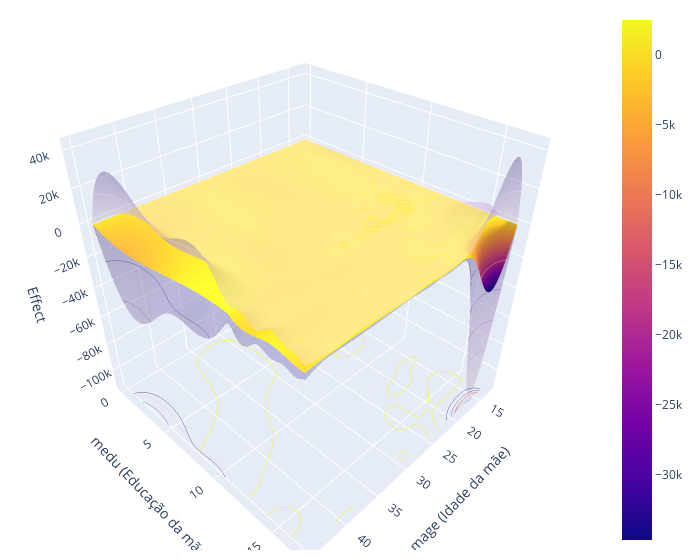

Here is the notebook cell this chart was saved with:
### Markdown cell above
#### Exemplo bidimensional

### Code cell
import numpy as np
import pandas as pd
import doubleml as dml
import patsy
from sklearn.ensemble import RandomForestRegressor, RandomForestClassifier
import plotly.graph_objects as go

# Definir as variáveis X, D, y
X = ['mage', 'medu', 'fhisp', 'mhisp', 'foreign', 'alcohol', 'deadkids', 'nprenatal', 'mrace', 'frace', 'fage', 'fedu']
D = "Treated"
y = "Y"

# Configurar o DoubleMLData com seu conjunto de dados
data_dml_base = dml.DoubleMLData(df, y_col=y, d_cols=D, x_cols=X)

# Definir os modelos de machine learning
randomForest_reg = RandomForestRegressor(n_estimators=500, random_state=42)
randomForest_class = RandomForestClassifier(n_estimators=500, random_state=42)

# Criar o objeto DoubleMLIRM com os modelos
dml_irm = dml.DoubleMLIRM(data_dml_base,
                          ml_g=randomForest_reg,
                          ml_m=randomForest_class,
                          trimming_threshold=0.05,
                          n_folds=5)

# Ajustar o modelo IRM
print("Training IRM Model")
dml_irm.fit()

# Criar o spline basis bidimensional usando 'mage' e 'medu' (idade e educação da mãe)
design_matrix = patsy.dmatrix("te(bs(mage, df=7, degree=3), bs(medu, df=7, degree=3))", {"mage": df["mage"], "medu": df["medu"]})
spline_basis = pd.DataFrame(design_matrix)

# Estimar o CATE usando o spline basis
cate = dml_irm.cate(spline_basis)

# Calcular os intervalos de confiança para o CATE
grid_size = 100
mage_grid = np.linspace(df["mage"].min(), df["mage"].max(), grid_size)
medu_grid = np.linspace(df["medu"].min(), df["medu"].max(), grid_size)
mage_grid, medu_grid = np.meshgrid(mage_grid, medu_grid)

new_data = {"mage": mage_grid.ravel(), "medu": medu_grid.ravel()}
spline_grid = pd.DataFrame(patsy.build_design_matrices([design_matrix.design_info], new_data)[0])
df_cate = cate.confint(spline_grid, joint=True, n_rep_boot=2000)

# Plotar o CATE estimado com intervalo de confiança
effect = np.asarray(df_cate['effect']).reshape(mage_grid.shape)
lower_bound = np.asarray(df_cate['2.5 %']).reshape(mage_grid.shape)
upper_bound = np.asarray(df_cate['97.5 %']).reshape(mage_grid.shape)

# Se você tiver o verdadeiro efeito do tratamento para comparação, inclua aqui (caso contrário, vamos omitir)
# Por exemplo: true_effect = true_treatment_effect_function(mage_grid, medu_grid)

# Plotar o efeito estimado e o intervalo de confiança usando Plotly
fig = go.Figure(data=[
    go.Surface(x=mage_grid, y=medu_grid, z=effect, name="Estimated Effect"),
    go.Surface(x=mage_grid, y=medu_grid, z=upper_bound, showscale=False, opacity=0.4, colorscale='purp', name="Upper Bound"),
    go.Surface(x=mage_grid, y=medu_grid, z=lower_bound, showscale=False, opacity=0.4, colorscale='purp', name="Lower Bound"),
])

fig.update_traces(contours_z=dict(show=True, usecolormap=True, highlightcolor="limegreen", project_z=True))

# Definir a largura e a margem no layout geral, não no objeto scene
fig.update_layout(
    scene=dict(
        xaxis_title='mage (Idade da mãe)',
        yaxis_title='medu (Educação da mãe)',
        zaxis_title='Effect',
    ),
    width=700,  # Aqui você define a largura do gráfico
    margin=dict(r=20, b=10, l=10, t=10)  # Definir a margem fora do objeto 'scene'
)

fig.show()

### Figure 1 — Plotly figure (JSON) as saved in the notebook; plotly's stock layout.template omitted (floating-point values rounded to 4 significant figures; data arrays with more than 128 entries replaced by an {"elided": "..."} marker saying what was removed)
{"data": [{"contours": {"z": {"highlightcolor": "limegreen", "project": {"z": true}, "show": true, "usecolormap": true}}, "name": "Estimated Effect", "type": "surface", "x": {"elided": "100x100 float values"}, "y": {"elided": "100x100 float values"}, "z": {"elided": "100x100 float values"}}, {"colorscale": [[0, "rgb(243, 224, 247)"], [0.1667, "rgb(228, 199, 241)"], [0.3333, "rgb(209, 175, 232)"], [0.5, "rgb(185, 152, 221)"], [0.6667, "rgb(159, 130, 206)"], [0.8333, "rgb(130, 109, 186)"], [1, "rgb(99, 88, 159)"]], "contours": {"z": {"highlightcolor": "limegreen", "project": {"z": true}, "show": true, "usecolormap": true}}, "name": "Upper Bound", "opacity": 0.4, "showscale": false, "type": "surface", "x": {"elided": "100x100 float values"}, "y": {"elided": "100x100 float values"}, "z": {"elided": "100x100 float values"}}, {"colorscale": [[0, "rgb(243, 224, 247)"], [0.1667, "rgb(228, 199, 241)"], [0.3333, "rgb(209, 175, 232)"], [0.5, "rgb(185, 152, 221)"], [0.6667, "rgb(159, 130, 206)"], [0.8333, "rgb(130, 109, 186)"], [1, "rgb(99, 88, 159)"]], "contours": {"z": {"highlightcolor": "limegreen", "project": {"z": true}, "show": true, "usecolormap": true}}, "name": "Lower Bound", "opacity": 0.4, "showscale": false, "type": "surface", "x": {"elided": "100x100 float values"}, "y": {"elided": "100x100 float values"}, "z": {"elided": "100x100 float values"}}], "layout": {"margin": {"b": 10, "l": 10, "r": 20, "t": 10}, "scene": {"xaxis": {"title": {"text": "mage (Idade da mãe)"}}, "yaxis": {"title": {"text": "medu (Educação da mãe)"}}, "zaxis": {"title": {"text": "Effect"}}}, "width": 700}}
